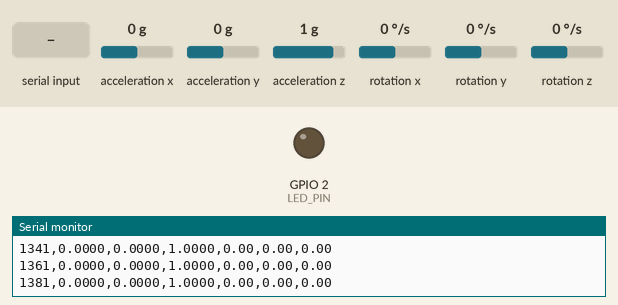
Simulated run of this sketch. Board: ESP8266 (NodeMCU). On the bench: output pins drawn as LEDs (lit = HIGH), the last lines printed to the serial monitor. Wiring (inferred from the names in the program): MPU-9250 motion sensor at I2C address 0x68. Inputs (shaded band) come from the test bench; at power-on: acceleration x 0 g, acceleration y 0 g, acceleration z 1 g, rotation x 0 °/s, rotation y 0 °/s, rotation z 0 °/s.

Above: at 1.4 s.
1.5 s: acceleration x set to -1.1 g
3.0 s: acceleration x set to -1.4 g
At 4.0 s:
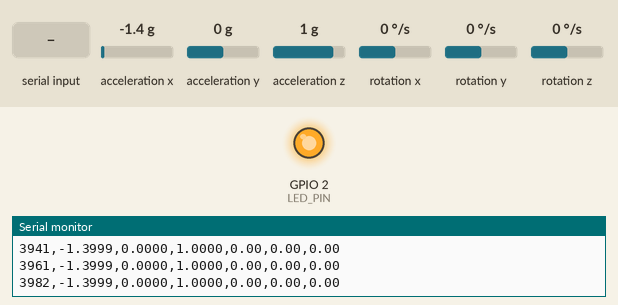
4.5 s: "b" received over Serial
At 7.3 s:
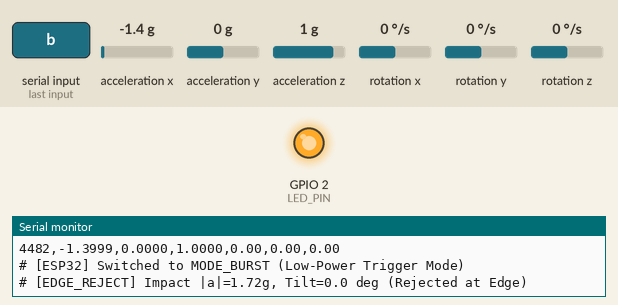
7.5 s: "B" received over Serial
At 8.6 s:
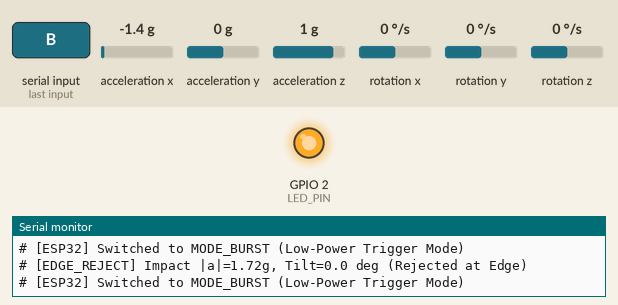
9.0 s: acceleration y set to -1.4 g
At 10.8 s:
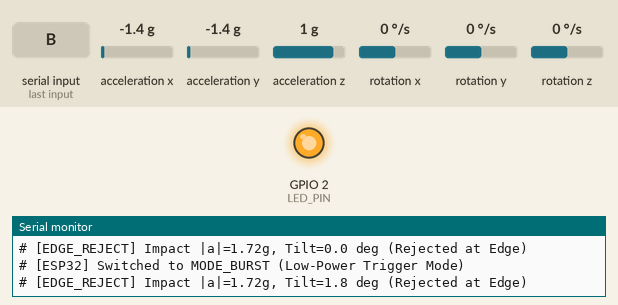
12.0 s: "s" received over Serial
At 13.2 s:
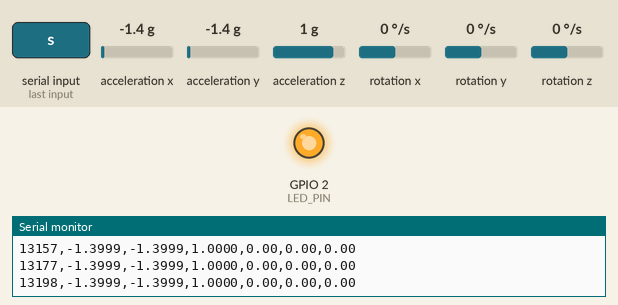
Timing chart, 0 to 14.6 s (numbered marks = the images above; inputs shaded):
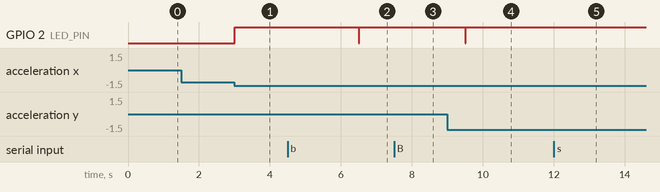

Measured:
- the behaviour switches between -1.2 and -1.3 g on acceleration x (found by bisection; images 0 and 1)
- after the input at 3.0 s, GPIO 2 (LED_PIN): LOW → HIGH at once
- after the input at 4.5 s, GPIO 2 (LED_PIN): HIGH → LOW after 2.0 s, → HIGH 0.02 s later
- after the input at 7.5 s, GPIO 2 (LED_PIN): stays HIGH (without the input it goes to LOW after 1.0 s)
- after the input at 9.0 s, GPIO 2 (LED_PIN): goes on until 9.5 s, then stays HIGH
- after the input at 12.0 s, GPIO 2 (LED_PIN): stays HIGH (without the input it goes to LOW after 2.1 s)

The sketch:

esp32_fall_detector_node.ino
```cpp
/*
 * ==============================================================================
 * ESP32 Edge Fall Detection Node - Hybrid Edge-to-Host Architecture
 * ==============================================================================
 * Hardware:
 *   - ESP32 Development Board (ESP32-WROOM-32 / NodeMCU-32S)
 *   - IMU Sensor: MPU6050 / MPU9250 (I2C)
 *   - Optional: Active Buzzer / LED on Pin 2
 *
 * Wiring:
 *   ESP32 Pin 21 (SDA)  <---> MPU6050 SDA
 *   ESP32 Pin 22 (SCL)  <---> MPU6050 SCL
 *   ESP32 3.3V          <---> MPU6050 VCC
 *   ESP32 GND           <---> MPU6050 GND
 *   ESP32 Pin 2 (LED)   <---> On-board LED / Status Indicator
 *
 * Sampling:
 *   50 Hz (exact dt = 20 ms)
 *
 * Operation Modes:
 *   Mode 1: STREAM (Default) - Continuously sends CSV tuples:
 *           timestamp_ms,accX_g,accY_g,accZ_g,gyrX_dps,gyrY_dps,gyrZ_dps
 *   Mode 2: EVENT_BURST (Ultra Low-Power) - Runs edge impact trigger (|a| >= 1.6g),
 *           records 100 samples (+2.0s), computes quick physics tilt check,
 *           and only sends the 150-sample event window to Host if suspected.
 *
 *   Commands over Serial (115200 baud):
 *     's' -> Switch to STREAM mode
 *     'b' -> Switch to EVENT_BURST mode
 *     't' -> Trigger test alert
 * ==============================================================================
 */

#include <Wire.h>
#include <math.h>

// --- Configuration ---
#define SERIAL_BAUD       115200
#define SAMPLE_INTERVAL_MS 20      // 50 Hz = 20 ms
#define MPU_ADDR          0x68
#define LED_PIN           2

// --- Buffer Config (3.0s window: 50 pre-impact, 100 post-impact) ---
#define PRE_SAMPLES       50
#define POST_SAMPLES      100
#define TOTAL_SAMPLES     150

#define IMPACT_THRESHOLD_G 1.6f    // Trigger threshold |a| >= 1.6g
#define EDGE_TILT_GATE_DEG 25.0f   // Permissive edge gate for burst mode

// MPU6050 Sensitivity Factors (+-8g, +-2000 dps)
#define ACCEL_SCALE_8G    4096.0f  // LSB / g
#define GYRO_SCALE_2000   16.4f    // LSB / (deg/s)

// --- Sample Structure ---
struct ImuSample {
    uint32_t t_ms;
    float ax, ay, az; // in g
    float gx, gy, gz; // in dps
};

// Circular Ring Buffer
ImuSample ringBuffer[TOTAL_SAMPLES];
int bufHead = 0;
int sampleCount = 0;

// Operating Modes
enum NodeMode { MODE_STREAM = 0, MODE_BURST = 1 };
NodeMode currentMode = MODE_STREAM;

// State Machine for Burst Mode
enum DetectState { STATE_MONITORING, STATE_RECORDING_POST };
DetectState burstState = STATE_MONITORING;
int postSamplesRemaining = 0;
int impactIndex = 0;

unsigned long lastSampleTime = 0;

// --- Function Prototypes ---
void initMPU6050();
bool readMPU6050(ImuSample &sample);
float computeSVM(float ax, float ay, float az);
float computeTiltDeg(int k_impact);
void transmitBurstWindow();

void setup() {
    Serial.begin(SERIAL_BAUD);
    pinMode(LED_PIN, OUTPUT);
    digitalWrite(LED_PIN, LOW);

    Wire.begin(21, 22); // SDA = 21, SCL = 22 for ESP32
    Wire.setClock(400000); // 400 kHz fast I2C

    delay(200);
    initMPU6050();

    Serial.println("# [ESP32] Node Initialized at 50Hz (20ms/sample)");
    Serial.println("# [ESP32] Mode: STREAM (Send 'b' for Low-Power Burst, 's' for Stream)");
    Serial.println("timestamp_ms,accX_g,accY_g,accZ_g,gyrX_dps,gyrY_dps,gyrZ_dps");

    lastSampleTime = millis();
}

void loop() {
    // 1. Check for incoming Serial commands from Host
    if (Serial.available()) {
        char cmd = Serial.read();
        if (cmd == 's' || cmd == 'S') {
            currentMode = MODE_STREAM;
            burstState = STATE_MONITORING;
            digitalWrite(LED_PIN, LOW);
            Serial.println("# [ESP32] Switched to MODE_STREAM");
        } else if (cmd == 'b' || cmd == 'B') {
            currentMode = MODE_BURST;
            burstState = STATE_MONITORING;
            digitalWrite(LED_PIN, LOW);
            Serial.println("# [ESP32] Switched to MODE_BURST (Low-Power Trigger Mode)");
        } else if (cmd == 't' || cmd == 'T') {
            Serial.println("# [ESP32] Manual Test Trigger Sent");
        }
    }

    // 2. Exact 50 Hz Timing Loop
    unsigned long now = millis();
    if (now - lastSampleTime >= SAMPLE_INTERVAL_MS) {
        lastSampleTime += SAMPLE_INTERVAL_MS;
        if (now - lastSampleTime > 100) {
            // Clock drift recovery
            lastSampleTime = now;
        }

        ImuSample s;
        s.t_ms = now;
        if (!readMPU6050(s)) return;

        // Push into Circular Buffer
        ringBuffer[bufHead] = s;
        int currentIdx = bufHead;
        bufHead = (bufHead + 1) % TOTAL_SAMPLES;
        if (sampleCount < TOTAL_SAMPLES) sampleCount++;

        float svm = computeSVM(s.ax, s.ay, s.az);

        // Mode 1: Continuous Streaming to Host
        if (currentMode == MODE_STREAM) {
            Serial.print(s.t_ms); Serial.print(",");
            Serial.print(s.ax, 4); Serial.print(",");
            Serial.print(s.ay, 4); Serial.print(",");
            Serial.print(s.az, 4); Serial.print(",");
            Serial.print(s.gx, 2); Serial.print(",");
            Serial.print(s.gy, 2); Serial.print(",");
            Serial.println(s.gz, 2);

            if (svm >= IMPACT_THRESHOLD_G) {
                digitalWrite(LED_PIN, HIGH);
            } else {
                digitalWrite(LED_PIN, LOW);
            }
        }
        // Mode 2: Hybrid Low-Power Edge Burst Mode
        else if (currentMode == MODE_BURST) {
            if (burstState == STATE_MONITORING) {
                if (sampleCount >= TOTAL_SAMPLES && svm >= IMPACT_THRESHOLD_G) {
                    // Impact event triggered! Start capturing post-impact window
                    burstState = STATE_RECORDING_POST;
                    postSamplesRemaining = POST_SAMPLES;
                    impactIndex = currentIdx;
                    digitalWrite(LED_PIN, HIGH);
                }
            } else if (burstState == STATE_RECORDING_POST) {
                postSamplesRemaining--;
                if (postSamplesRemaining <= 0) {
                    // Window fully captured (-50 to +100 samples)
                    float tilt = computeTiltDeg(impactIndex);
                    if (tilt >= EDGE_TILT_GATE_DEG) {
                        // Pass edge physics gate -> transmit 150-sample burst to Host
                        transmitBurstWindow();
                    } else {
                        Serial.print("# [EDGE_REJECT] Impact |a|=");
                        Serial.print(computeSVM(ringBuffer[impactIndex].ax, ringBuffer[impactIndex].ay, ringBuffer[impactIndex].az), 2);
                        Serial.print("g, Tilt=");
                        Serial.print(tilt, 1);
                        Serial.println(" deg (Rejected at Edge)");
                    }
                    burstState = STATE_MONITORING;
                    digitalWrite(LED_PIN, LOW);
                }
            }
        }
    }
}

// --- Direct MPU6050 Register Initialization (Zero external dependencies) ---
void initMPU6050() {
    Wire.beginTransmission(MPU_ADDR);
    Wire.write(0x6B); // PWR_MGMT_1
    Wire.write(0x00); // Wake up
    Wire.endTransmission(true);
    delay(50);

    // Accel Config: +-8g (0x10)
    Wire.beginTransmission(MPU_ADDR);
    Wire.write(0x1C);
    Wire.write(0x10);
    Wire.endTransmission(true);

    // Gyro Config: +-2000 dps (0x18)
    Wire.beginTransmission(MPU_ADDR);
    Wire.write(0x1B);
    Wire.write(0x18);
    Wire.endTransmission(true);

    // Low-pass filter ~42Hz
    Wire.beginTransmission(MPU_ADDR);
    Wire.write(0x1A);
    Wire.write(0x03);
    Wire.endTransmission(true);
}

// --- Read 14 bytes (Accel + Temp + Gyro) ---
bool readMPU6050(ImuSample &s) {
    Wire.beginTransmission(MPU_ADDR);
    Wire.write(0x3B); // Starting register for Accel X
    if (Wire.endTransmission(false) != 0) {
        return false;
    }

    if (Wire.requestFrom((uint8_t)MPU_ADDR, (size_t)14, (bool)true) != 14) {
        return false;
    }

    int16_t rawAx = (Wire.read() << 8) | Wire.read();
    int16_t rawAy = (Wire.read() << 8) | Wire.read();
    int16_t rawAz = (Wire.read() << 8) | Wire.read();
    int16_t rawT  = (Wire.read() << 8) | Wire.read(); // Temperature (unused)
    (void)rawT;
    int16_t rawGx = (Wire.read() << 8) | Wire.read();
    int16_t rawGy = (Wire.read() << 8) | Wire.read();
    int16_t rawGz = (Wire.read() << 8) | Wire.read();

    s.ax = (float)rawAx / ACCEL_SCALE_8G;
    s.ay = (float)rawAy / ACCEL_SCALE_8G;
    s.az = (float)rawAz / ACCEL_SCALE_8G;

    s.gx = (float)rawGx / GYRO_SCALE_2000;
    s.gy = (float)rawGy / GYRO_SCALE_2000;
    s.gz = (float)rawGz / GYRO_SCALE_2000;

    return true;
}

// --- Compute Vector Magnitude |a| ---
float computeSVM(float ax, float ay, float az) {
    return sqrtf(ax * ax + ay * ay + az * az);
}

// --- Fast Edge Posture Change Check (Delta Theta) ---
float computeTiltDeg(int k) {
    // Pre-impact gravity vector: mean of [-50, -25]
    // Post-impact gravity vector: mean of [+15, +65]
    float p[3] = {0, 0, 0};
    float q[3] = {0, 0, 0};
    int np = 0, nq = 0;

    for (int offset = -50; offset <= -25; offset++) {
        int idx = (k + offset + TOTAL_SAMPLES) % TOTAL_SAMPLES;
        p[0] += ringBuffer[idx].ax;
        p[1] += ringBuffer[idx].ay;
        p[2] += ringBuffer[idx].az;
        np++;
    }

    for (int offset = 15; offset <= 65; offset++) {
        int idx = (k + offset + TOTAL_SAMPLES) % TOTAL_SAMPLES;
        q[0] += ringBuffer[idx].ax;
        q[1] += ringBuffer[idx].ay;
        q[2] += ringBuffer[idx].az;
        nq++;
    }

    float dot = 0, np2 = 0, nq2 = 0;
    for (int c = 0; c < 3; c++) {
        p[c] /= np;
        q[c] /= nq;
        dot += p[c] * q[c];
        np2 += p[c] * p[c];
        nq2 += q[c] * q[c];
    }

    float norm = sqrtf(np2) * sqrtf(nq2) + 1e-9f;
    float cs = dot / norm;
    if (cs > 1.0f) cs = 1.0f;
    if (cs < -1.0f) cs = -1.0f;

    return acosf(cs) * 57.2957795f;
}

// --- Transmit 150-sample Event Window to Host ---
void transmitBurstWindow() {
    Serial.println("=== EVENT_BURST_START ===");
    // Window starts at (bufHead) because ring buffer has exactly 150 elements
    for (int i = 0; i < TOTAL_SAMPLES; i++) {
        int idx = (bufHead + i) % TOTAL_SAMPLES;
        ImuSample &s = ringBuffer[idx];
        Serial.print(s.t_ms); Serial.print(",");
        Serial.print(s.ax, 4); Serial.print(",");
        Serial.print(s.ay, 4); Serial.print(",");
        Serial.print(s.az, 4); Serial.print(",");
        Serial.print(s.gx, 2); Serial.print(",");
        Serial.print(s.gy, 2); Serial.print(",");
        Serial.println(s.gz, 2);
    }
    Serial.println("=== EVENT_BURST_END ===");
}
```
